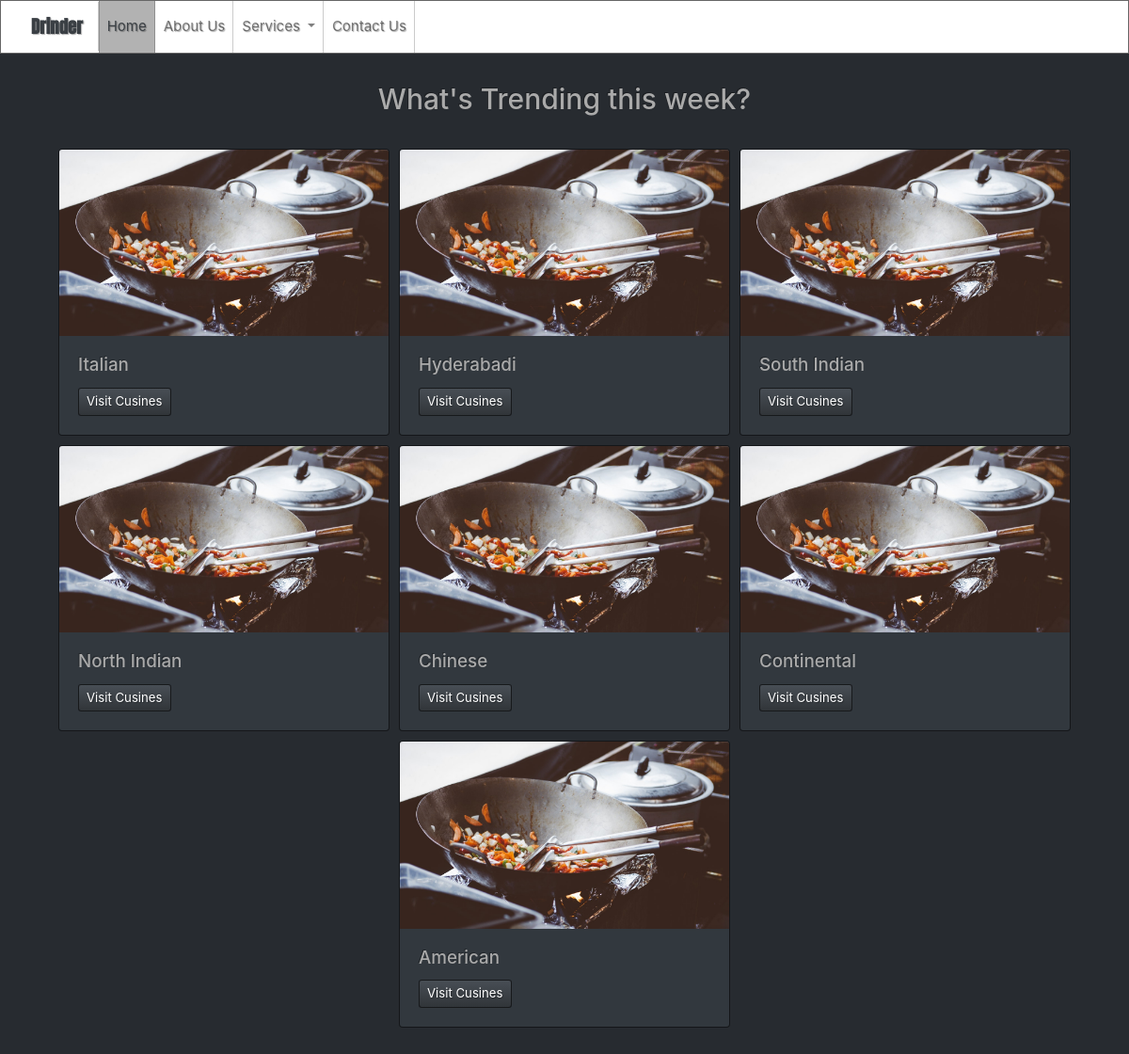
The page /cusines/ on the database its author committed.
### regaleapp/models.py (models this page shows, shortened)
class Cusine(models.Model):
	name = models.CharField(max_length=20)

### regaleapp/views.py (the view)
# urls.py: path('cusines/',views.cusines_view),
def cusines_view(request):
	cusines = Cusine.objects.all()
	return render(request,'cusines.html',{"cusines":cusines})

### regaleapp/templates/cusines.html (shortened to what this page needs)
{% load static %}
<!DOCTYPE html>
<html>
	<head>
		<link rel="stylesheet" type="text/css" href="https://bootswatch.com/4/slate/bootstrap.min.css">
		<link rel="stylesheet" type="text/css" href="{% static 'css/style.css' %}">
	</head>
	<body>
		<nav class="navbar navbar-expand-lg navbar-light mybg">
			<a class="navbar-brand" href="/" id="name"> Drinder</a>
			<div class="collapse navbar-collapse" id="navbarSupportedContent">
				<ul class="navbar-nav mr-auto">
					<li class="nav-item active">
						<a class="nav-link" href="/">Home<span class="sr-only">(current)</span></a>
					</li>
					<li class="nav-item">
						<a class="nav-link" href="/about/">About Us</a>
					</li>
					<li class="nav-item dropdown">
						<a class="nav-link dropdown-toggle" href="#" id="navbarDropdown" role="button" data-toggle="dropdown" aria-haspopup="true" aria-expanded="false">
							Services
						</a>
					</li>
					<a class="nav-link" href="/contact_us/">Contact Us</a>
				</ul>
			</div>
		</nav>
		<div class="container">
			<h2 style="text-align: center;">What's Trending this week?</h2><br>
			<div class="search-result-center">
				{% for cusine in cusines %}
					<div class="card profile-cards" style="width: 22rem;">
						<img src="{% static 'img/cusine_img.jpg' %}" class="card-img-top" alt="...">
						<div class="card-body">
							<h5 class="card-title">{{cusine.name}}</h5>
							<a href="#" class="btn btn-primary btn-sm">Visit Cusines</a>
						</div>
					</div>
				{% endfor %}
			</div>
		</div>
	</body>
</html>

### regaleapp/static/css/style.css (style rules this page uses)
.mybg { background-color: white; }
#name { font-family: 'Anton', sans-serif; font-weight: bolder; }
.container { padding-top: 30px; padding-bottom: 60px; }
.search-result-center, .profile-view, .profile-edit, .search-form { display: flex; justify-content: center; flex-wrap: wrap; }
.profile-cards { margin: 5px; min-width: 150px; }

### rows shown on the page
Cusine: name "Italian"
Cusine: name "Hyderabadi"
Cusine: name "South Indian"
Cusine: name "North Indian"
Cusine: name "Chinese"
Cusine: name "Continental"
Cusine: name "American"
